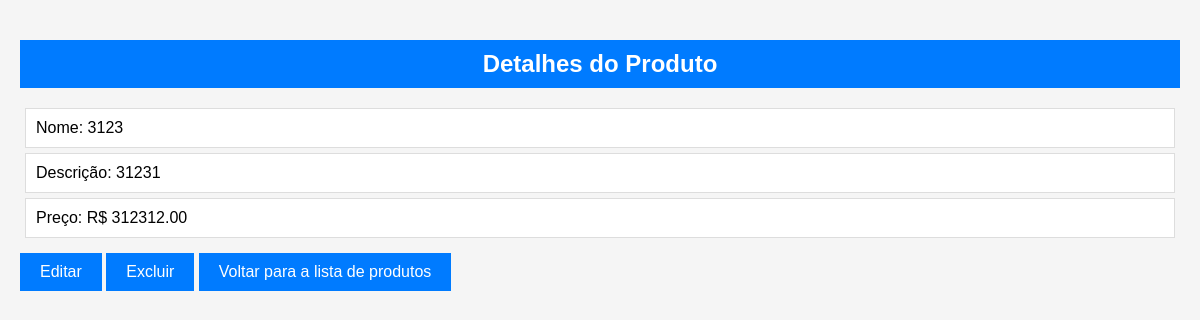
The app's page /products/5/ with its own data.
### products/models.py (models this page shows, shortened)
class Product(models.Model):
    name = models.CharField(max_length=100)
    description = models.TextField()
    price = models.DecimalField(max_digits=10, decimal_places=2)

### products/views.py (the view)
# urls.py: path('<int:product_id>/', views.product_detail, name='product_detail'),
def product_detail(request, product_id):
    product = get_object_or_404(Product, pk=product_id)
    return render(request, 'products/product_detail.html', {'product': product})

### products/templates/products/product_detail.html (shortened to what this page needs)
<!DOCTYPE html>
<html lang="en">
<head>
</head>
<body>
    <h2>Detalhes do Produto</h2>
    <p>Nome: {{ product.name }}</p>
    <p>Descrição: {{ product.description }}</p>
    <p>Preço: R$ {{ product.price }}</p>
    <a href="{% url 'product_update' product_id=product.pk %}">Editar</a>
    <a href="{% url 'product_confirm_delete' product.pk %}" class="delete-button">Excluir</a>
    <a href="{% url 'product_list'%}" class="delete-button">Voltar para a lista de produtos</a>
</body>
</html>

### products/templates/products/product_detail.html (style rules this page uses)
body { font-family: Arial, sans-serif; margin: 0; padding: 20px; background-color: #f5f5f5; }
h2 { background-color: #007bff; color: white; padding: 10px; text-align: center; }
p { background-color: white; border: 1px solid #ddd; margin: 5px; padding: 10px; }
a { display: inline-block; background-color: #007bff; color: white; padding: 10px 20px; text-decoration: none; margin-top: 10px; }

### records on screen
Product: name "3123", description "31231", price "312312.00"
